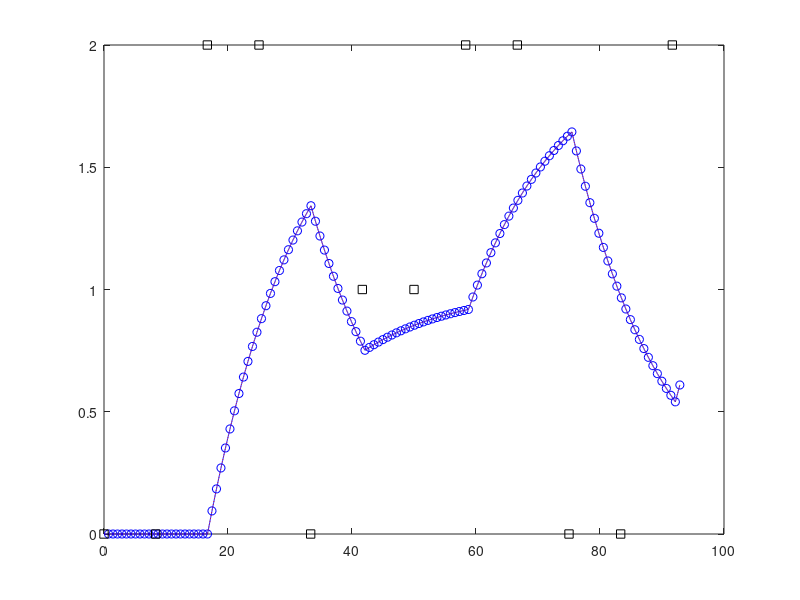

The MATLAB script that drew this image: (Note: this script raises an error after producing the figure.)
function track( smoothtime, nframes, framesz, seed )
% track - demonstrates slab3d DSP parameter tracking.
%
% track( smoothtime, nframes, framesz, seed )
%
%   smoothtime - slab3d's leaky integrator tracking filter time constant (ms)
%   nframes    - number of DSP frames to display
%   framesz    - DSP processing frame size in samples
%   seed       - if negative, parameter targets are random, seeded with -seed;
%                if positive, all targets equal seed
%
% Defaults: 15, 128, 32, -1

% modification history
% --------------------
% 03.24.00  JDM  created from test.m; examined pure track (no linear interp)
%                using hacked update.m
% 07.31.00  JDM  recode
%                ----  v5.8.0  ----
% 09.28.05  JDM  added to SUR, updated comments and code, added pure track
%
% JDM == Joel D. Miller
%
% Note: Original leaky integrator demo code was provided by Jonathan Abel.

%23456789 123456789 123456789 123456789 123456789 123456789 123456789 1234567890

% Copyright (C) 2001-2018 United States Government as represented by the
% Administrator of the National Aeronautics and Space Administration (NASA).
% All Rights Reserved.
% 
% This software is distributed under the NASA Open Source Agreement (NOSA),
% version 1.3.  The NOSA has been approved by the Open Source Initiative.
% See the file NOSA.txt at the top of the distribution directory tree for the
% complete NOSA document.
% 
% THE SUBJECT SOFTWARE IS PROVIDED "AS IS" WITHOUT ANY WARRANTY OF ANYKIND,
% EITHER EXPRESSED, IMPLIED, OR STATUTORY, INCLUDING, BUT NOT LIMITED TO, ANY
% WARRANTY THAT THE SUBJECT SOFTWARE WILL CONFORM TO SPECIFICATIONS, ANY IMPLIED
% WARRANTIES OF MERCHANTABILITY, FITNESS FOR A PARTICULAR PURPOSE, OR FREEDOM
% FROM INFRINGEMENT, ANY WARRANTY THAT THE SUBJECT SOFTWARE WILL BE ERROR FREE,
% OR ANY WARRANTY THAT DOCUMENTATION, IF PROVIDED, WILL CONFORM TO THE SUBJECT
% SOFTWARE.

% defaults
if nargin < 1,
  smoothtime = 15;  % tracking filter time constant, ms
end;
if nargin < 2,
  nframes = 128;
end;
if nargin < 3,
  framesz = 32;     % processing frame size, samples
end;
if nargin < 4,
  seed = -1;
end;

% protect against divide-by-zero's
if smoothtime == 0,
  smoothtime = eps;
end;

SceneUp = 120.0;  % scene update rate, Hz
dspFs   = 44100;  % sampling rate, Hz

% frames per scene update period
fps = dspFs/(SceneUp*framesz);

% generate scene update DSP parameter targets
targets(1) = 0.0;
if( seed < 0 ),
  % targets set to random values seeded by seed
  rand( 'state', -seed );
  targets( 2 : ceil(nframes/fps) ) = ...
    floor( rand(1,ceil(nframes/fps)-1) * 3.5 ); % values = 0,1,2,3
else,
  % targets set to a constant (seed)
  targets( 2 : ceil(nframes/fps) ) = seed;
end;

% tracker time constant, frames
tau = smoothtime * (dspFs/1000) / framesz;

% leaky integrator forgetting factor
dspTrackerAlpha = exp(-1/tau);

% pure param track instead of linear interp during frame
% (for comparing linear interp method to pure method)
dspTrackerAlpha2 = exp(-1/(smoothtime * (dspFs/1000)));

% simulate slab3d delay line index update
last_delay = 0.0;
last_delay2 = 0.0;
foo = [];
foo2 = [];
thing = [];
for frame = [1:nframes],
  % -1 because we're heading towards previous target when new scene info
  % received, thus the last previous target occurs after the scene update
  target_delay = targets( floor((frame-1)/fps) + 1 );

  % the following three lines implement leaky integrator parameter tracking
  % for frame-interval values with linear interp between frame values

  % find next frame last delay
  new_last_delay = target_delay + ...
                   dspTrackerAlpha * (last_delay - target_delay);

  % form frame delays
  delays = last_delay + (new_last_delay - last_delay) * ...
                        [1:framesz] / framesz;

  % set next frame last delay
  last_delay = new_last_delay;

  thing = [thing delays];  % index values updated every sample (linear)
  foo = [foo last_delay];  % index values updated every frame  (leaky int.)

  % pure param track method
  for i = 1:framesz,
    last_delay2 = target_delay + dspTrackerAlpha2 * (last_delay2 - target_delay);
    foo2 = [foo2 last_delay2];
  end;
end;

% plot frame index, delay index, and scene update DSP parameter values
% ('g' = 32 points between 'o's)
figure(gcf);
scene = floor(.120*nframes*framesz/(dspFs/1000)) + 1;
plot( [1:nframes] * framesz * (1000/dspFs), foo(1:nframes), 'bo', ...
      [1:nframes*framesz] * (1000/dspFs), ...
      thing(1:nframes*framesz), 'b-', ...
      [1:nframes*framesz] * (1000/dspFs), ...
      foo2(1:nframes*framesz), 'r:', ...
      [0:1/.120:nframes*framesz/(dspFs/1000)], targets(1:scene), 'ks' );
legend( 'frame value', 'delay index', 'pure track', 'target', 0 );

% format plot
h = gca;  % get current axis
% ticks at scene updates
xtick = [0:1/.120:nframes*framesz/(dspFs/1000)];
set( h, 'XTick', xtick );
for i = 1:size(xtick,2),
  xtickLabel(i,:) = sprintf( '%5.1f', xtick(1,i) );
end;
set( h, 'XTickLabel', xtickLabel );
grid;
title('Parameter Tracked Delay Line Index Trajectory');
xlabel('time (ms)'); ylabel('delay (samples)');
